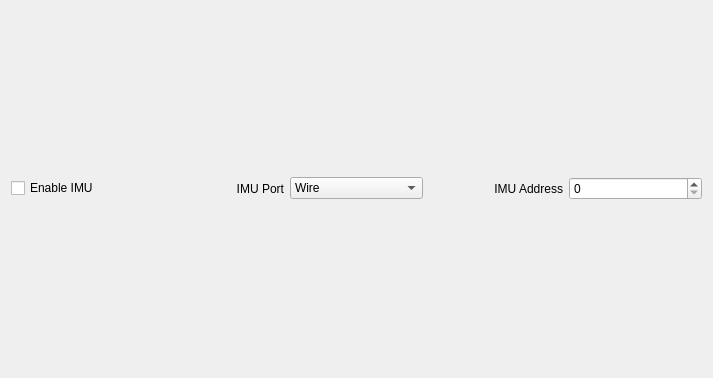
                 <widget class="QWidget" name="scrollAreaWidgetContents_17">
                  <property name="geometry">
                   <rect>
                    <x>0</x>
                    <y>0</y>
                    <width>713</width>
                    <height>378</height>
                   </rect>
                  </property>
                  <layout class="QGridLayout" name="gridLayout_33">
                   <item row="0" column="0">
                    <layout class="QHBoxLayout" name="horizontalLayout_70">
                     <item>
                      <widget class="QCheckBox" name="enable_imu">
                       <property name="text">
                        <string>Enable IMU</string>
                       </property>
                      </widget>
                     </item>
                     <item>
                      <widget class="QLabel" name="label_70">
                       <property name="text">
                        <string>IMU Port</string>
                       </property>
                       <property name="alignment">
                        <set>Qt::AlignRight|Qt::AlignTrailing|Qt::AlignVCenter</set>
                       </property>
                      </widget>
                     </item>
                     <item>
                      <widget class="QComboBox" name="imu_port">
                       <item>
                        <property name="text">
                         <string>Wire</string>
                        </property>
                       </item>
                       <item>
                        <property name="text">
                         <string>Wire1</string>
                        </property>
                       </item>
                       <item>
                        <property name="text">
                         <string>Wire2</string>
                        </property>
                       </item>
                      </widget>
                     </item>
                     <item>
                      <widget class="QLabel" name="label_5">
                       <property name="text">
                        <string>IMU Address</string>
                       </property>
                       <property name="alignment">
                        <set>Qt::AlignRight|Qt::AlignTrailing|Qt::AlignVCenter</set>
                       </property>
                      </widget>
                     </item>
                     <item>
                      <widget class="QSpinBox" name="imu_address">
                       <property name="maximum">
                        <number>255</number>
                       </property>
                      </widget>
                     </item>
                    </layout>
                   </item>
                  </layout>
                 </widget>
